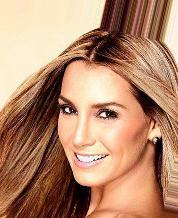
#> input picture Metrics/000001.jpg, 178 x 218 px
$ jupyter execute skimg_psnr.ipynb
#> lines starting #> are read from the running program, lines starting #| are printed output that depends on the picture; long printed decimals are rounded
# PSNR

- skimage中的源码如下：

[cell 1]
# [56 lines left out: function peak_signal_noise_ratio_test, not called in this run]

[cell 2]
import math
import numpy as np

def calculate_psnr(img1, img2):
    # img1 and img2 have range [0, 255]
    img1 = img1.astype(np.float64)
    img2 = img2.astype(np.float64)
    mse = np.mean((img1 - img2)**2)
    if mse == 0:
        return float('inf')
    return 20 * math.log10(255.0 / math.sqrt(mse))

[cell 3]
from skimage.metrics import peak_signal_noise_ratio as psnr
from skimage import io
import matplotlib.pyplot as plt

clean_img = io.imread('../000001.jpg')
#> clean_img is the input picture: shape (218, 178, 3); mean R, G, B 181, 137.1, 109.7
plt.imshow(clean_img)

noise_img = io.imread('../noise_000001.jpg')
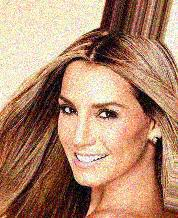
#> input picture Metrics/noise_000001.jpg, 178 x 218 px
#> noise_img is the input picture: shape (218, 178, 3); mean R, G, B 177.2, 137, 111.2
plt.imshow(noise_img)

print(noise_img.shape) #(218, 178, 3)
#| (218, 178, 3)

psnr_value = psnr(clean_img, noise_img)
#> psnr_value = 23.49
print(psnr_value)
#| 23.489

#将通道维变换第一维看看psnr是否变化
clean_img_change = np.moveaxis(clean_img, -1, 0)
noise_img_change = np.moveaxis(noise_img, -1, 0)
print('clean_img_change.shape = ', clean_img_change.shape)
#| clean_img_change.shape =  (3, 218, 178)

psnr_value = psnr(clean_img_change, noise_img_change)
print('axis swaped psnr = ', psnr_value)
#| axis swaped psnr =  23.489
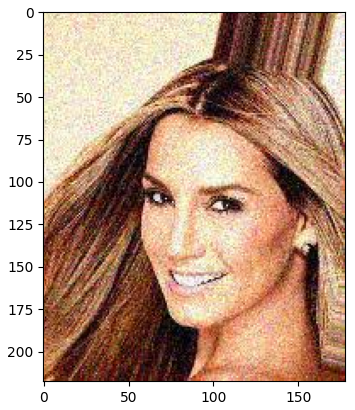
#> figure drawn by matplotlib, 1 panel
